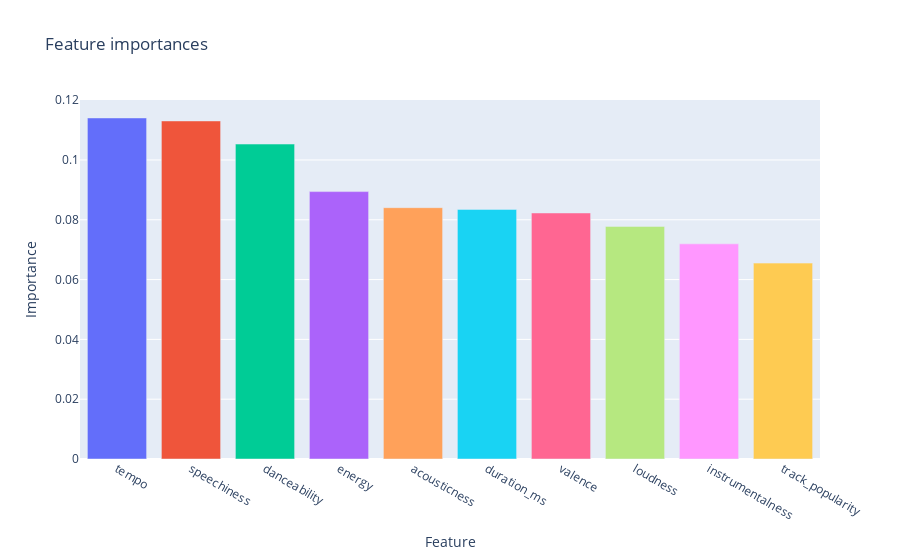

This figure's notebook cell:
### Markdown cell above
### Feature Importance

### Code cell
# Feature importance plot
feature_importance_plot(rf, X_train)

### Figure 1 — Plotly figure (JSON) as saved in the notebook; plotly's stock layout.template omitted (floating-point values rounded to 4 significant figures)
{"data": [{"alignmentgroup": "True", "hovertemplate": "Feature=%{x}<br>Importance=%{y}<extra></extra>", "legendgroup": "tempo", "marker": {"color": "#636efa", "pattern": {"shape": ""}}, "name": "tempo", "offsetgroup": "tempo", "orientation": "v", "showlegend": true, "textposition": "auto", "type": "bar", "x": ["tempo"], "xaxis": "x", "y": [0.114], "yaxis": "y"}, {"alignmentgroup": "True", "hovertemplate": "Feature=%{x}<br>Importance=%{y}<extra></extra>", "legendgroup": "speechiness", "marker": {"color": "#EF553B", "pattern": {"shape": ""}}, "name": "speechiness", "offsetgroup": "speechiness", "orientation": "v", "showlegend": true, "textposition": "auto", "type": "bar", "x": ["speechiness"], "xaxis": "x", "y": [0.113], "yaxis": "y"}, {"alignmentgroup": "True", "hovertemplate": "Feature=%{x}<br>Importance=%{y}<extra></extra>", "legendgroup": "danceability", "marker": {"color": "#00cc96", "pattern": {"shape": ""}}, "name": "danceability", "offsetgroup": "danceability", "orientation": "v", "showlegend": true, "textposition": "auto", "type": "bar", "x": ["danceability"], "xaxis": "x", "y": [0.1053], "yaxis": "y"}, {"alignmentgroup": "True", "hovertemplate": "Feature=%{x}<br>Importance=%{y}<extra></extra>", "legendgroup": "energy", "marker": {"color": "#ab63fa", "pattern": {"shape": ""}}, "name": "energy", "offsetgroup": "energy", "orientation": "v", "showlegend": true, "textposition": "auto", "type": "bar", "x": ["energy"], "xaxis": "x", "y": [0.08942], "yaxis": "y"}, {"alignmentgroup": "True", "hovertemplate": "Feature=%{x}<br>Importance=%{y}<extra></extra>", "legendgroup": "acousticness", "marker": {"color": "#FFA15A", "pattern": {"shape": ""}}, "name": "acousticness", "offsetgroup": "acousticness", "orientation": "v", "showlegend": true, "textposition": "auto", "type": "bar", "x": ["acousticness"], "xaxis": "x", "y": [0.08404], "yaxis": "y"}, {"alignmentgroup": "True", "hovertemplate": "Feature=%{x}<br>Importance=%{y}<extra></extra>", "legendgroup": "duration_ms", "marker": {"color": "#19d3f3", "pattern": {"shape": ""}}, "name": "duration_ms", "offsetgroup": "duration_ms", "orientation": "v", "showlegend": true, "textposition": "auto", "type": "bar", "x": ["duration_ms"], "xaxis": "x", "y": [0.08347], "yaxis": "y"}, {"alignmentgroup": "True", "hovertemplate": "Feature=%{x}<br>Importance=%{y}<extra></extra>", "legendgroup": "valence", "marker": {"color": "#FF6692", "pattern": {"shape": ""}}, "name": "valence", "offsetgroup": "valence", "orientation": "v", "showlegend": true, "textposition": "auto", "type": "bar", "x": ["valence"], "xaxis": "x", "y": [0.08227], "yaxis": "y"}, {"alignmentgroup": "True", "hovertemplate": "Feature=%{x}<br>Importance=%{y}<extra></extra>", "legendgroup": "loudness", "marker": {"color": "#B6E880", "pattern": {"shape": ""}}, "name": "loudness", "offsetgroup": "loudness", "orientation": "v", "showlegend": true, "textposition": "auto", "type": "bar", "x": ["loudness"], "xaxis": "x", "y": [0.07777], "yaxis": "y"}, {"alignmentgroup": "True", "hovertemplate": "Feature=%{x}<br>Importance=%{y}<extra></extra>", "legendgroup": "instrumentalness", "marker": {"color": "#FF97FF", "pattern": {"shape": ""}}, "name": "instrumentalness", "offsetgroup": "instrumentalness", "orientation": "v", "showlegend": true, "textposition": "auto", "type": "bar", "x": ["instrumentalness"], "xaxis": "x", "y": [0.07194], "yaxis": "y"}, {"alignmentgroup": "True", "hovertemplate": "Feature=%{x}<br>Importance=%{y}<extra></extra>", "legendgroup": "track_popularity", "marker": {"color": "#FECB52", "pattern": {"shape": ""}}, "name": "track_popularity", "offsetgroup": "track_popularity", "orientation": "v", "showlegend": true, "textposition": "auto", "type": "bar", "x": ["track_popularity"], "xaxis": "x", "y": [0.06551], "yaxis": "y"}], "layout": {"barmode": "relative", "legend": {"title": {"text": "Feature"}, "tracegroupgap": 0}, "showlegend": false, "title": {"text": "Feature importances"}, "xaxis": {"anchor": "y", "categoryarray": ["tempo", "speechiness", "danceability", "energy", "acousticness", "duration_ms", "valence", "loudness", "instrumentalness", "track_popularity"], "categoryorder": "array", "domain": [0, 1], "title": {"text": "Feature"}}, "yaxis": {"anchor": "x", "domain": [0, 1], "title": {"text": "Importance"}}}}
